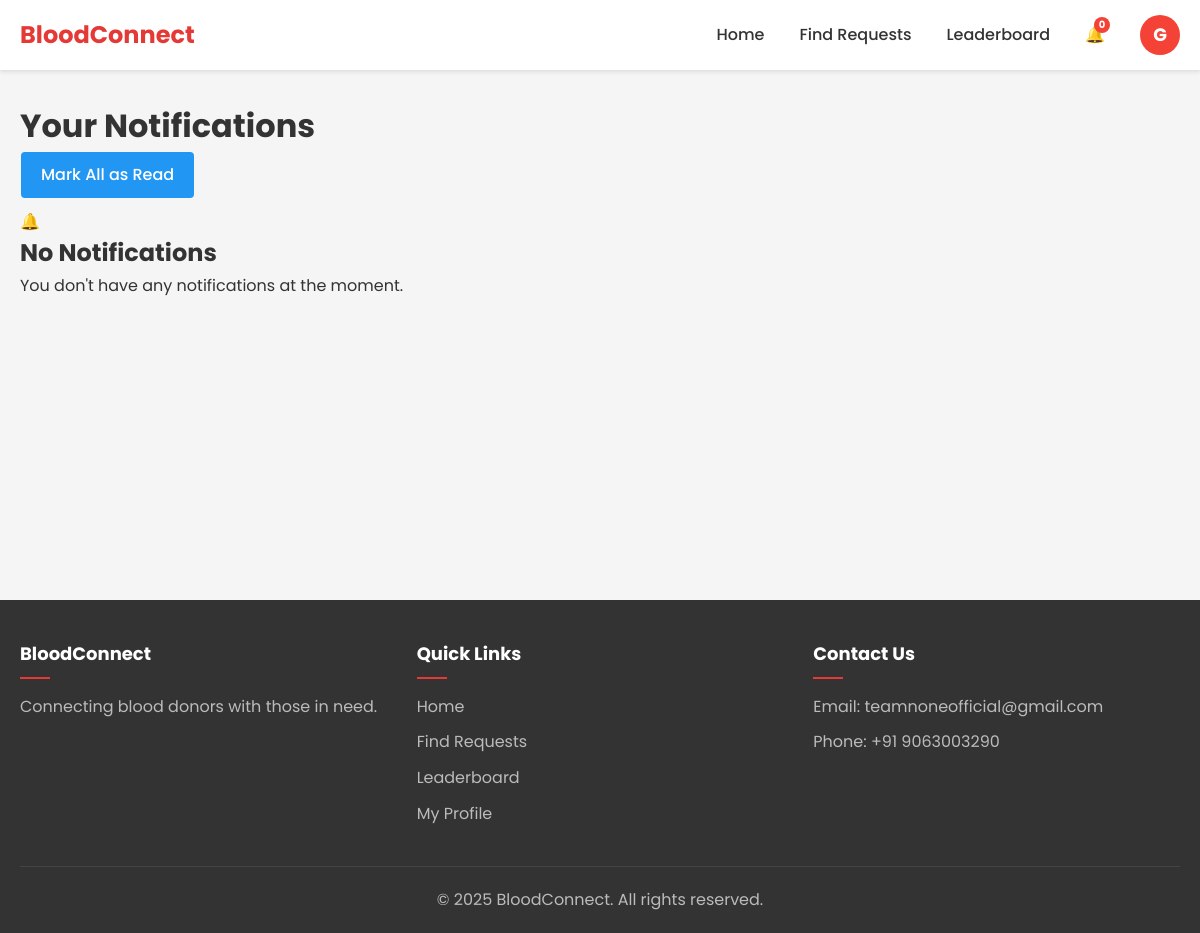
Page /notifications/ (signed in) on the earlier database version.
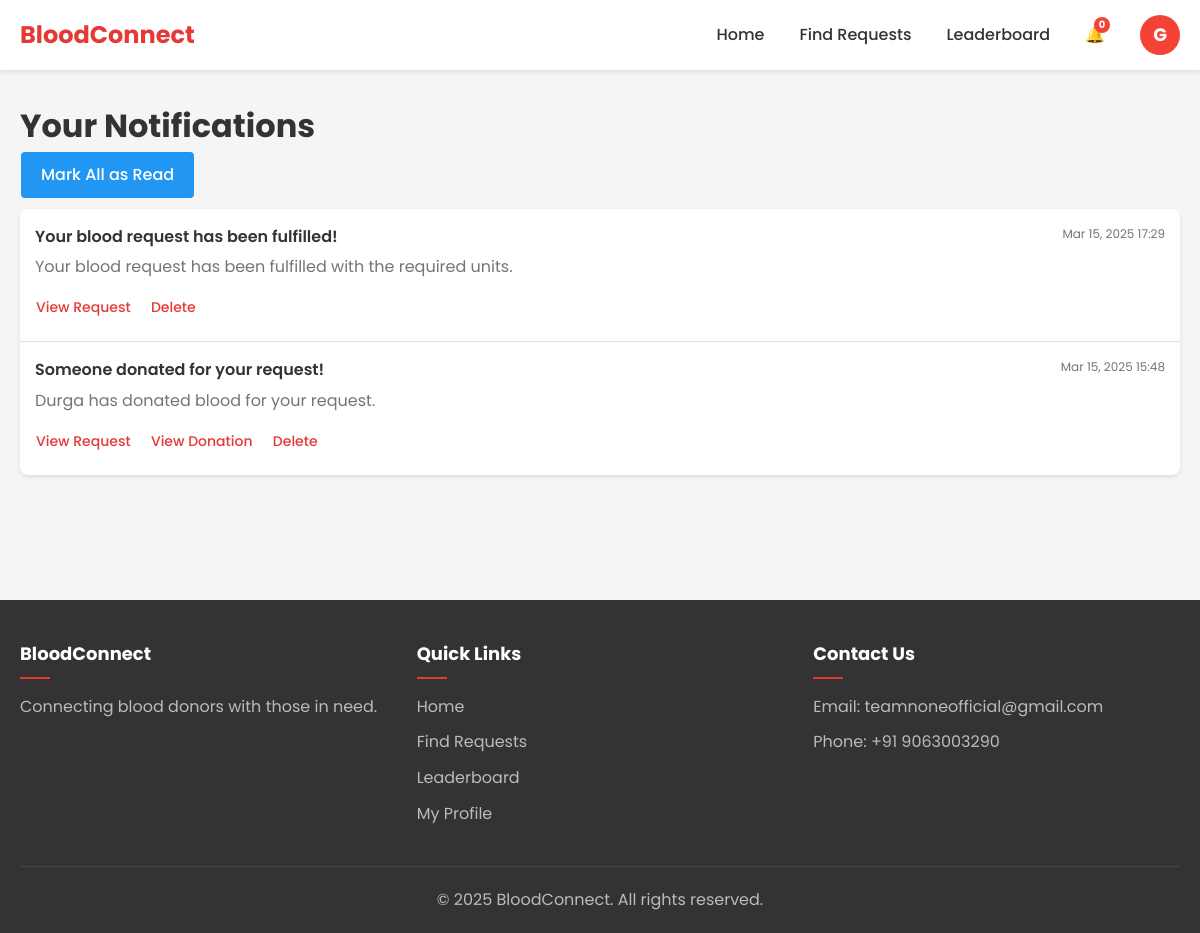
Same page on the later database version.
### notifications/models.py (models this page shows, shortened)
class Notification(models.Model):
    NOTIFICATION_TYPES = (
        ('request', 'Blood Request'),
        ('donation', 'Donation'),
        ('badge', 'Badge Earned'),
        ('comment', 'Comment'),
        ('system', 'System Notification'),
    )
    recipient = models.ForeignKey(User, on_delete=models.CASCADE, related_name='notifications')
    notification_type = models.CharField(max_length=10, choices=NOTIFICATION_TYPES)
    title = models.CharField(max_length=255)
    message = models.TextField()
    related_request = models.ForeignKey(BloodRequest, on_delete=models.CASCADE, null=True, blank=True)
    related_donation = models.ForeignKey(Donation, on_delete=models.CASCADE, null=True, blank=True)
    is_read = models.BooleanField(default=False)
    created_at = models.DateTimeField(auto_now_add=True)
    class Meta:
        ordering = ['-created_at']

### notifications/views.py (the view)
# urls.py: path('notifications/', include('notifications.urls')),
@login_required
def notifications(request):
    user_notifications = Notification.objects.filter(
        recipient=request.user
    ).order_by('-created_at')
    unread = user_notifications.filter(is_read=False)
    unread.update(is_read=True)
    context = {
        'notifications': user_notifications,
    }
    return render(request, 'notifications/notifications.html', context)

### templates/notifications/notifications.html (shortened to what this page needs)
{% extends 'base.html' %}
{% block content %}
<div class="notifications-page">
    <div class="notifications-header">
        <h1>Your Notifications</h1>
        <div class="notifications-actions" style="margin-bottom: 10px;">
            <a href="{% url 'mark_all_as_read' %}" class="btn-secondary">Mark All as Read</a>
        </div>
    </div>
    {% if notifications %}
        <div class="notification-list">
            {% for notification in notifications %}
                <div class="notification-item {% if not notification.is_read %}unread{% endif %}">
                    <div class="notification-content">
                        <div class="notification-header">
                            <div class="notification-title">{{ notification.title }}</div>
                            <div class="notification-time">{{ notification.created_at|date:"M d, Y H:i" }}</div>
                        </div>
                        <div class="notification-message">{{ notification.message }}</div>
                        <div class="notification-actions">
                            {% if notification.related_request %}
                                <a href="{% url 'view_request' notification.related_request.id %}" class="btn-text">View Request</a>
                            {% endif %}
                            {% if notification.related_donation %}
                                <a href="{% url 'donation_detail' notification.related_donation.id %}" class="btn-text">View Donation</a>
                            {% endif %}
                            <a href="{% url 'delete_notification' notification.id %}" class="btn-text text-danger">Delete</a>
                        </div>
                    </div>
                </div>
            {% endfor %}
        </div>
    {% else %}
        <div class="no-notifications">
            <div class="no-notifications-icon">🔔</div>
            <h2>No Notifications</h2>
            <p>You don't have any notifications at the moment.</p>
        </div>
    {% endif %}
</div>
{% endblock %}

Differences in the rows shown:
added Notification: title "Your blood request has been fulfilled!", created_at "Mar 15, 2025 17:29", message "Your blood request has been fulfilled with the required units.", shows "View Request"
added Notification: title "Someone donated for your request!", created_at "Mar 15, 2025 15:48", message "Durga has donated blood for your request.", shows "View Request", shows "View Donation"
Other differences:
text no longer shown: "🔔 No Notifications You don't have any notifications at the moment."
